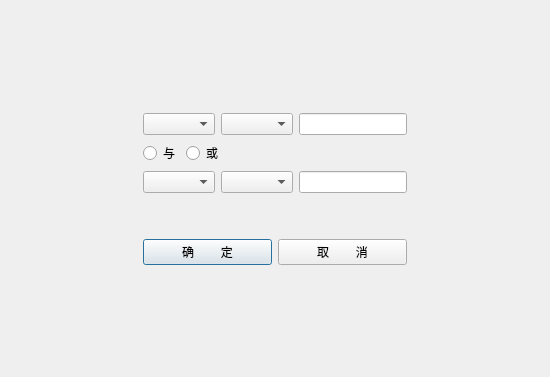
<?xml version="1.0" encoding="UTF-8"?>
<ui version="4.0">
 <class>FindDlg</class>
 <widget class="QDialog" name="FindDlg">
  <property name="geometry">
   <rect>
    <x>0</x>
    <y>0</y>
    <width>550</width>
    <height>377</height>
   </rect>
  </property>
  <property name="windowTitle">
   <string>Dialog</string>
  </property>
  <layout class="QGridLayout" name="gridLayout_2">
   <item row="0" column="0">
    <layout class="QGridLayout" name="gridLayout">
     <item row="1" column="1">
      <layout class="QVBoxLayout" name="verticalLayout">
       <item>
        <layout class="QHBoxLayout" name="horizontalLayout_4">
         <item>
          <widget class="QComboBox" name="Field1"/>
         </item>
         <item>
          <widget class="QComboBox" name="FieldRelation1"/>
         </item>
         <item>
          <widget class="QLineEdit" name="Key1"/>
         </item>
        </layout>
       </item>
       <item>
        <layout class="QHBoxLayout" name="horizontalLayout">
         <item>
          <widget class="QRadioButton" name="And">
           <property name="text">
            <string>与</string>
           </property>
          </widget>
         </item>
         <item>
          <widget class="QRadioButton" name="Or">
           <property name="text">
            <string>或</string>
           </property>
          </widget>
         </item>
         <item>
          <spacer name="horizontalSpacer">
           <property name="orientation">
            <enum>Qt::Horizontal</enum>
           </property>
           <property name="sizeHint" stdset="0">
            <size>
             <width>40</width>
             <height>20</height>
            </size>
           </property>
          </spacer>
         </item>
        </layout>
       </item>
       <item>
        <layout class="QHBoxLayout" name="horizontalLayout_3">
         <item>
          <widget class="QComboBox" name="Field2"/>
         </item>
         <item>
          <widget class="QComboBox" name="FieldRelation2"/>
         </item>
         <item>
          <widget class="QLineEdit" name="Key2"/>
         </item>
        </layout>
       </item>
       <item>
        <spacer name="verticalSpacer">
         <property name="orientation">
          <enum>Qt::Vertical</enum>
         </property>
         <property name="sizeHint" stdset="0">
          <size>
           <width>20</width>
           <height>40</height>
          </size>
         </property>
        </spacer>
       </item>
       <item>
        <layout class="QHBoxLayout" name="horizontalLayout_2">
         <item>
          <widget class="QPushButton" name="OK">
           <property name="text">
            <string>确        定</string>
           </property>
          </widget>
         </item>
         <item>
          <widget class="QPushButton" name="Cancel">
           <property name="text">
            <string>取        消</string>
           </property>
          </widget>
         </item>
        </layout>
       </item>
      </layout>
     </item>
     <item row="1" column="0">
      <spacer name="horizontalSpacer_2">
       <property name="orientation">
        <enum>Qt::Horizontal</enum>
       </property>
       <property name="sizeHint" stdset="0">
        <size>
         <width>40</width>
         <height>20</height>
        </size>
       </property>
      </spacer>
     </item>
     <item row="1" column="2">
      <spacer name="horizontalSpacer_3">
       <property name="orientation">
        <enum>Qt::Horizontal</enum>
       </property>
       <property name="sizeHint" stdset="0">
        <size>
         <width>40</width>
         <height>20</height>
        </size>
       </property>
      </spacer>
     </item>
     <item row="2" column="1">
      <spacer name="verticalSpacer_3">
       <property name="orientation">
        <enum>Qt::Vertical</enum>
       </property>
       <property name="sizeHint" stdset="0">
        <size>
         <width>20</width>
         <height>40</height>
        </size>
       </property>
      </spacer>
     </item>
     <item row="0" column="1">
      <spacer name="verticalSpacer_4">
       <property name="orientation">
        <enum>Qt::Vertical</enum>
       </property>
       <property name="sizeHint" stdset="0">
        <size>
         <width>20</width>
         <height>40</height>
        </size>
       </property>
      </spacer>
     </item>
    </layout>
   </item>
  </layout>
 </widget>
 <resources/>
 <connections/>
</ui>
